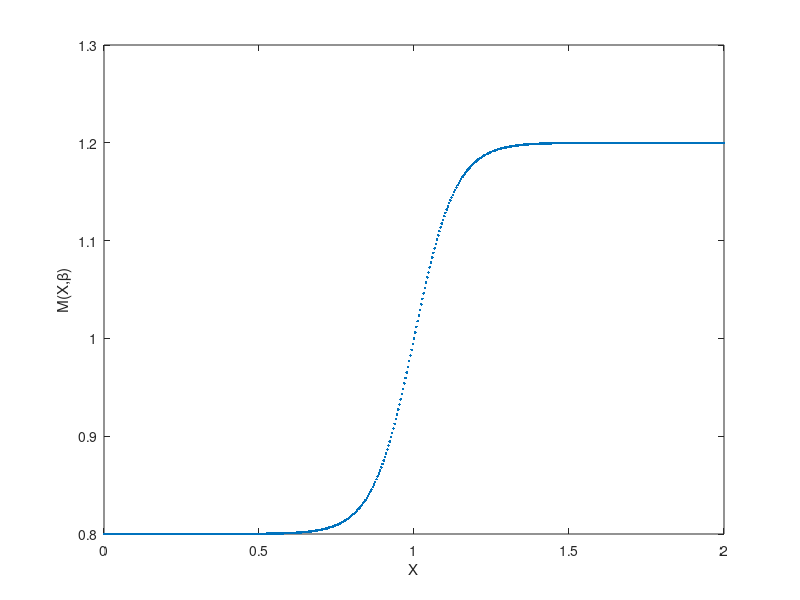

Source code (MATLAB):
%dX = rX(1-X/T)(1-X/K(x))-lambdaX.,  beta=K/T,
% State dependet carrying capacity
clear all;
x1=0; x2=2; dx=1/2^8; xx=x1:dx:x2;
r=0.5; S=0.2;   % parameter values
k1=0.8; k2=1.2;    phi=(k1+k2)/2; gamma=15;% gamma must be near gamC
V=@(x)k1+(k2-k1)/(1+exp(-gamma*(x-phi)));  gamC=4/(k2-k1); % bifurcation point 

M=round((x2-x1)/dx);
X=zeros(1,M+1);
for i=1:M+1
    X(i)=V(xx(i));   % For Carrying capacity
end
plot(xx,X,'.')
hold on
xlabel('X')
ylabel('M(X,\beta)')
